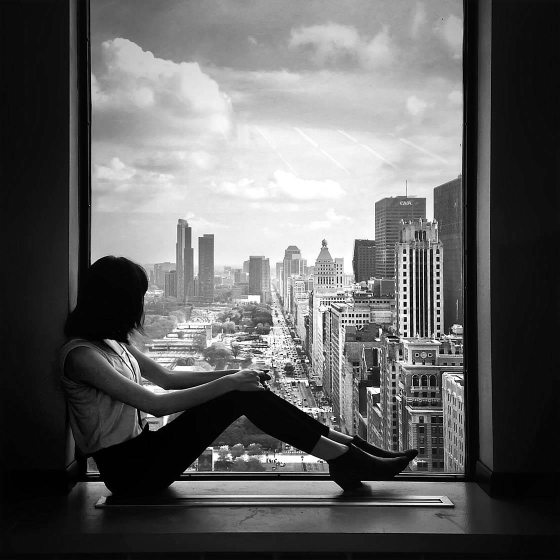
#> input picture student_scores/grayscale images/bnw.png, 1120 x 1120 px, found by its file name (shown at 1/2 size); its folder holds 4 pictures in this run
$ python image_analysis.py
#> lines starting #> are read from the running program, lines starting #| are printed output that depends on the picture
import numpy as np
import matplotlib.pyplot as plt
import pandas as pd
import os
from PIL import Image

folder_path = r"C:\Users\siddu\PycharmProjects\NP_PD_PLT\student_scores\grayscale images"
data = []
valid_ext = (".png", ".jpg", ".jpeg")

target_size = (256 , 256)

for file in os.listdir(folder_path):
    if file.lower().endswith(valid_ext):
        file_path = os.path.join(folder_path, file)
        img = Image.open(os.path.join(folder_path, file)).convert('L')
#> img is the input picture: PIL image 1120x1120 L; min 0, max 255, mean 97.1
        img = img.resize(target_size)
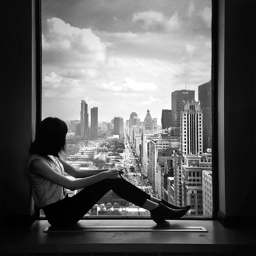
#> img: PIL image 256x256 L; min 0, max 255, mean 97.1
        info = {
            'filename': file,
            'file_size': os.path.getsize(file_path),
            'height': img.height,
            'width': img.width,
            'format': img.format,
            'mode': img.mode,
            'image': np.array(img, dtype=np.float32).reshape(-1) / 255.0
        }
        data.append(info)
#> pass 2 of the loop `for file in os.listdir(folder_path):`:
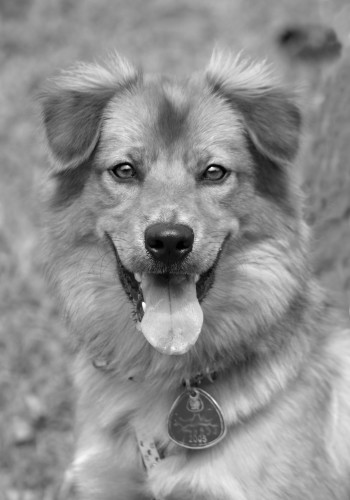
#> input picture student_scores/grayscale images/dog.jpg, 350 x 500 px, found by its file name
#> `img = img.resize(target_size)`:
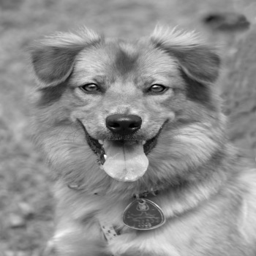
#> img: PIL image 256x256 L; min 0, max 252, mean 142.6
#> pass 3 of the loop `for file in os.listdir(folder_path):`:
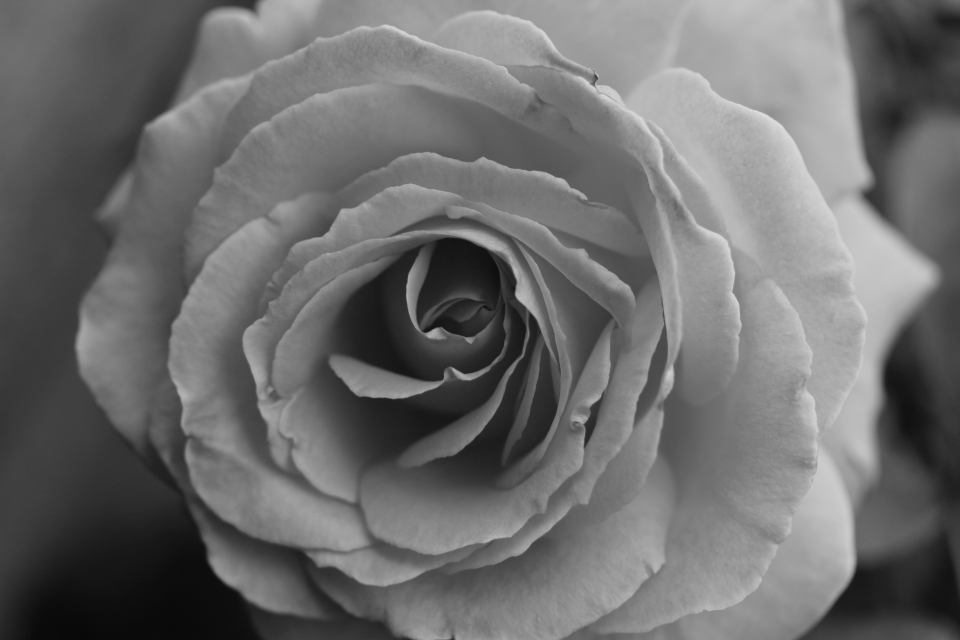
#> input picture student_scores/grayscale images/flower.jpg, 1920 x 1280 px, found by its file name (shown at 1/2 size)
#> `img = img.resize(target_size)`:
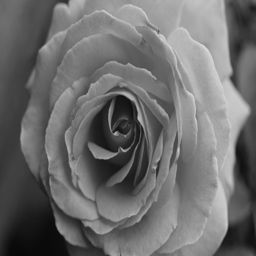
#> img: PIL image 256x256 L; min 8, max 218, mean 108.7
#> the loop made 4 passes; the first 3 are shown

metadata_df = pd.DataFrame(data)
metadata_df['mean_pixel_density'] = metadata_df['image'].apply(lambda x: x.mean())

image_series = metadata_df['image']
number_of_images = len(image_series)
img_size = (256, 256)
columns = 2
rows = 2

fig, axes = plt.subplots(rows, columns, figsize=(12, 3*rows))
axes = axes.flatten()

for i in range(number_of_images):
    img_2d = image_series.iloc[i].reshape(img_size)
    axes[i].imshow(img_2d, cmap='gray')
    axes[i].set_title(metadata_df.loc[i, 'filename'], fontsize=8)
    axes[i].axis('off')
#> this loop made 4 passes
#> pass 2, `img_2d = image_series.iloc[i].reshape(img_size)`:
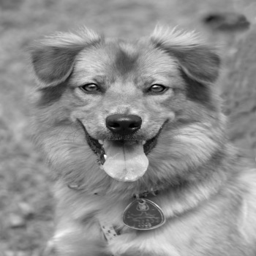
#> img_2d: shape (256, 256) float32; min 0, max 0.988, mean 0.559
#> pass 3, `img_2d = image_series.iloc[i].reshape(img_size)`:
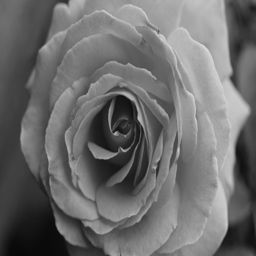
#> img_2d: shape (256, 256) float32; min 0.0314, max 0.855, mean 0.426

for j in range(number_of_images, len(axes)):
    axes[j].axis('off')

plt.tight_layout()
plt.show()
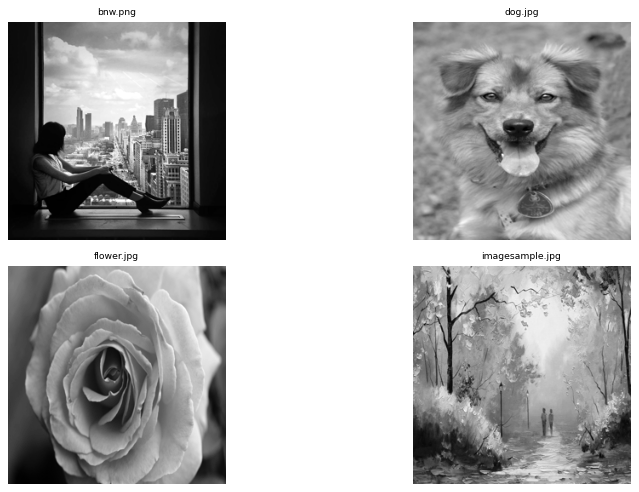
#> figure drawn by matplotlib, 4 panels

filenames = metadata_df['filename'].unique()
plt.figure(figsize=(10, 6))

for file in filenames:
    subset = metadata_df[metadata_df['filename'] == file]
    plt.hist(subset['mean_pixel_density'], bins=20, alpha=0.5, label=file)

plt.xlabel('Mean pixel density')
plt.ylabel('Number of images')
plt.title('Histogram of mean pixel density')
plt.legend()
plt.show()
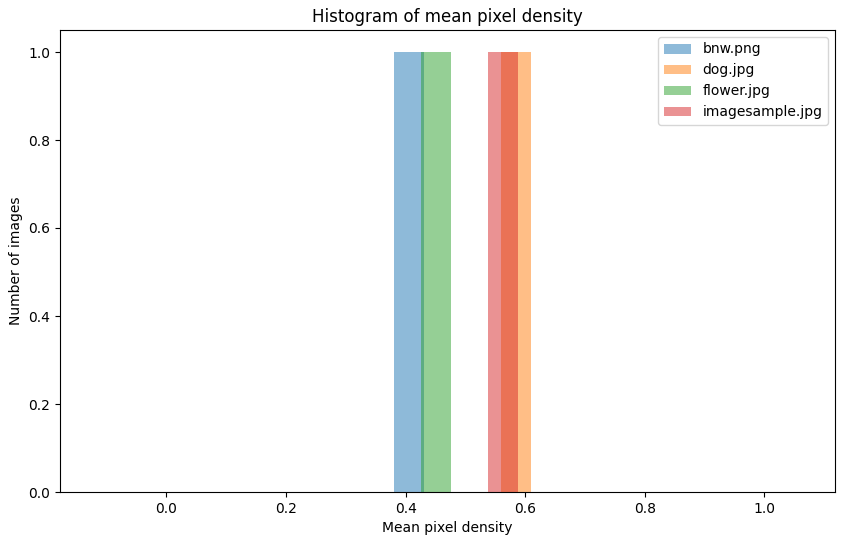
#> figure drawn by matplotlib, 1 panel; tallest bar 1 high, from x = 0.381 to 0.431; tallest bar 1 high, from x = 0.559 to 0.609; tallest bar 1 high, from x = 0.426 to 0.476

X = np.stack(metadata_df['image'].values)
X_flat = X.reshape(len(X), -1)
X_mean = X_flat.mean(axis=0)
X_centered = X_flat - X_mean

U, S, Vt = np.linalg.svd(X_centered, full_matrices=False)
X_pca = X_centered @ Vt.T[:, :2]

for file in filenames:
    subset = metadata_df['filename'].values == file
    plt.scatter(X_pca[subset, 0], X_pca[subset, 1], label=file, alpha=0.5)

plt.xlabel('PC 1')
plt.ylabel('PC 2')
plt.legend()
plt.show()
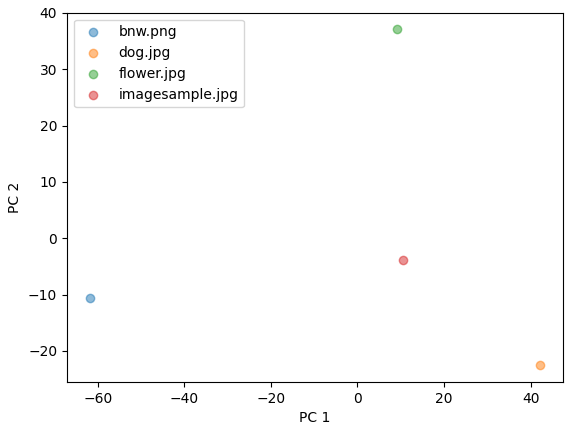
#> figure drawn by matplotlib, 1 panel
